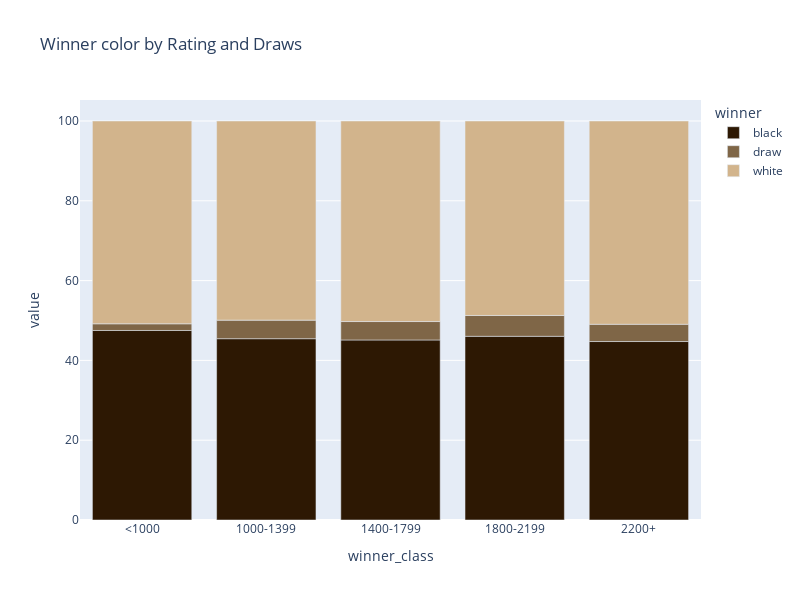

This figure's notebook cell:
### Code cell
# tabela
win_rates_by_class = df.groupby('winner_class', observed=True)['winner'].value_counts(normalize=True).unstack()

# plotando gráfico
px.bar((win_rates_by_class*100).round(2),
       title='Winner color by Rating and Draws',
       width=800, height=600, 
       # cores
       color='winner', 
       color_discrete_sequence=[colorB, colorD, colorW])

### Figure 1 — Plotly figure (JSON) as saved in the notebook; plotly's stock layout.template omitted (floating-point values rounded to 4 significant figures)
{"data": [{"alignmentgroup": "True", "hovertemplate": "winner=black<br>winner_class=%{x}<br>value=%{y}<extra></extra>", "legendgroup": "black", "marker": {"color": "#2D1803", "pattern": {"shape": ""}}, "name": "black", "offsetgroup": "black", "orientation": "v", "showlegend": true, "textposition": "auto", "type": "bar", "x": ["<1000", "1000-1399", "1400-1799", "1800-2199", "2200+"], "xaxis": "x", "y": [47.5, 45.44, 45.12, 46.04, 44.73], "yaxis": "y"}, {"alignmentgroup": "True", "hovertemplate": "winner=draw<br>winner_class=%{x}<br>value=%{y}<extra></extra>", "legendgroup": "draw", "marker": {"color": "#7F6647", "pattern": {"shape": ""}}, "name": "draw", "offsetgroup": "draw", "orientation": "v", "showlegend": true, "textposition": "auto", "type": "bar", "x": ["<1000", "1000-1399", "1400-1799", "1800-2199", "2200+"], "xaxis": "x", "y": [1.67, 4.65, 4.62, 5.22, 4.32], "yaxis": "y"}, {"alignmentgroup": "True", "hovertemplate": "winner=white<br>winner_class=%{x}<br>value=%{y}<extra></extra>", "legendgroup": "white", "marker": {"color": "#D2B48C", "pattern": {"shape": ""}}, "name": "white", "offsetgroup": "white", "orientation": "v", "showlegend": true, "textposition": "auto", "type": "bar", "x": ["<1000", "1000-1399", "1400-1799", "1800-2199", "2200+"], "xaxis": "x", "y": [50.83, 49.91, 50.26, 48.74, 50.95], "yaxis": "y"}], "layout": {"barmode": "relative", "height": 600, "legend": {"title": {"text": "winner"}, "tracegroupgap": 0}, "title": {"text": "Winner color by Rating and Draws"}, "width": 800, "xaxis": {"anchor": "y", "autorange": true, "domain": [0, 1], "range": [-0.5, 4.5], "title": {"text": "winner_class"}, "type": "category"}, "yaxis": {"anchor": "x", "autorange": true, "domain": [0, 1], "range": [0, 105.3], "title": {"text": "value"}, "type": "linear"}}}
